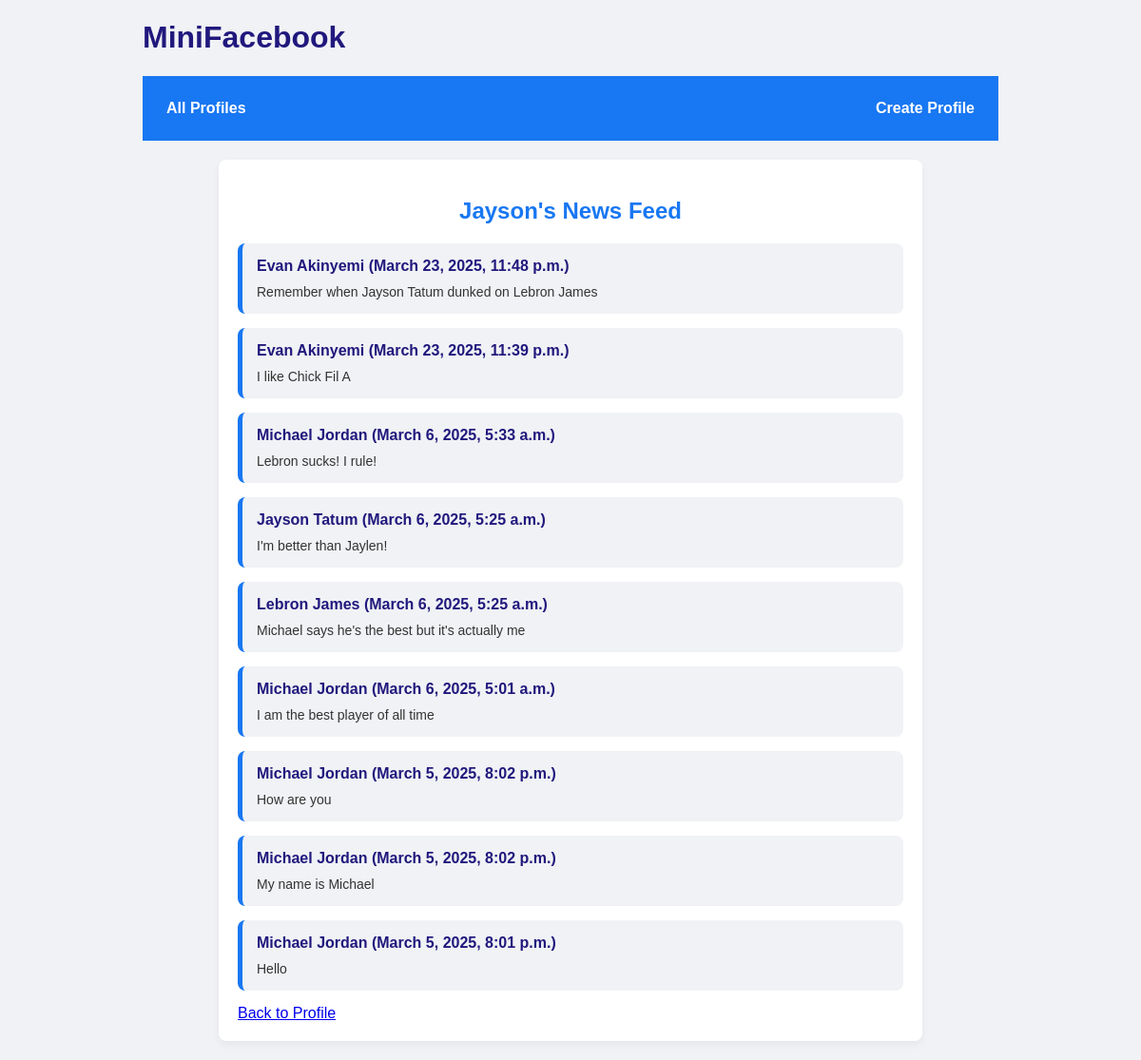
The page /mini_fb/profile/2/news_feed/ on the database its author committed.
### cs412/mini_fb/models.py (models this page shows, shortened)
class Profile(models.Model):
    user = models.OneToOneField(User, on_delete=models.CASCADE, related_name="profile", default=1)
    first_name = models.CharField(max_length=100)
    last_name = models.CharField(max_length=100)
    city = models.CharField(max_length=100)
    email = models.EmailField(unique=True)
    profile_image_url = models.URLField(blank=True, null=True)
    def get_friends(self):
        friends1 = Friend.objects.filter(profile1=self).values_list('profile2', flat=True)
        friends2 = Friend.objects.filter(profile2=self).values_list('profile1', flat=True)
        friend_ids = list(friends1) + list(friends2)
        return Profile.objects.filter(id__in=friend_ids)
    def get_news_feed(self):
        friend_ids = self.get_friends().values_list('id', flat=True)
        all_ids = list(friend_ids) + [self.id]
        return StatusMessage.objects.filter(profile__id__in=all_ids).order_by('-timestamp')

class StatusMessage(models.Model):
    profile = models.ForeignKey(Profile, on_delete=models.CASCADE)
    message = models.TextField()
    timestamp = models.DateTimeField(auto_now_add=True)

### cs412/mini_fb/views.py (the view)
# urls.py: path('profile/<int:pk>/news_feed/', ShowNewsFeedView.as_view(), name="news_feed"),
class ShowNewsFeedView(DetailView):
    model = Profile
    template_name = "mini_fb/news_feed.html"
    context_object_name = "profile"
    def get_context_data(self, **kwargs):
        context = super().get_context_data(**kwargs)
        profile = self.get_object()
        context["feed"] = profile.get_news_feed()
        return context

### cs412/mini_fb/templates/mini_fb/news_feed.html
{% extends 'mini_fb/base.html' %}
{% block content %}
<div class="news-feed">
<h2>{{ profile.first_name }}'s News Feed</h2>
{% for status in feed %}
    <article>
        <h4>
            {{ status.profile.first_name }} {{ status.profile.last_name }}
            ({{ status.timestamp }})
        </h4>
        <p>{{ status.message }}</p>
    </article>
{% empty %}
    <p>No updates yet.</p>
{% endfor %}
<a href="{% url 'mini_fb:show_profile' profile.pk %}">Back to Profile</a>
</div>
{% endblock %}

### cs412/mini_fb/static/CSS/profile_styles.css (style rules this page uses)
body { font-family: Arial, sans-serif; background-color: #f0f2f5; color: #21187D; margin: 0; padding: 0; }
.news-feed { background: white; padding: 20px; border-radius: 8px; max-width: 700px; margin: 20px auto; box-shadow: 0 4px 8px rgba(0, 0, 0, 0.05); }
.news-feed h2 { color: #1877f2; margin-bottom: 20px; text-align: center; }
.news-feed article { background-color: #f0f2f5; border-left: 5px solid #1877f2; padding: 15px; margin-bottom: 15px; border-radius: 8px; }
.news-feed article h4 { margin: 0 0 10px; color: #21187D; }
.news-feed article p { margin: 0; font-size: 14px; color: #333; }

### rows shown on the page
Profile: first_name "Jayson"
StatusMessage: profile.first_name "Evan", profile.last_name "Akinyemi", timestamp "March 23, 2025, 11:48 p.m.", message "Remember when Jayson Tatum dunked on Lebron James"
StatusMessage: profile.first_name "Evan", profile.last_name "Akinyemi", timestamp "March 23, 2025, 11:39 p.m.", message "I like Chick Fil A"
StatusMessage: profile.first_name "Michael", profile.last_name "Jordan", timestamp "March 6, 2025, 5:33 a.m.", message "Lebron sucks! I rule!"
StatusMessage: profile.first_name "Jayson", profile.last_name "Tatum", timestamp "March 6, 2025, 5:25 a.m.", message "I'm better than Jaylen!"
StatusMessage: profile.first_name "Lebron", profile.last_name "James", timestamp "March 6, 2025, 5:25 a.m.", message "Michael says he's the best but it's actually me"
StatusMessage: profile.first_name "Michael", profile.last_name "Jordan", timestamp "March 6, 2025, 5:01 a.m.", message "I am the best player of all time"
StatusMessage: profile.first_name "Michael", profile.last_name "Jordan", timestamp "March 5, 2025, 8:02 p.m.", message "How are you"
StatusMessage: profile.first_name "Michael", profile.last_name "Jordan", timestamp "March 5, 2025, 8:02 p.m.", message "My name is Michael"
StatusMessage: profile.first_name "Michael", profile.last_name "Jordan", timestamp "March 5, 2025, 8:01 p.m.", message "Hello"
